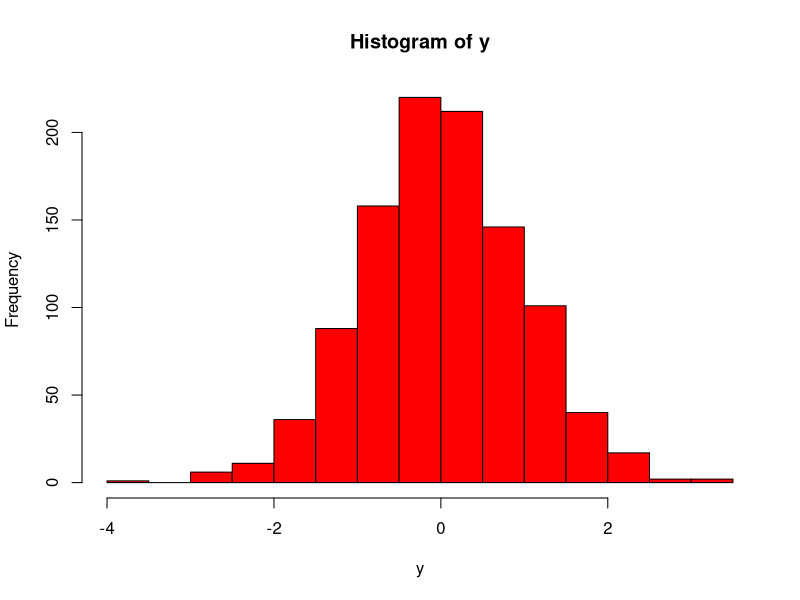

Here is the R script that generated this plot:
## ---- chunk 1
y<-rnorm(1040)
hist(y,col="red")
